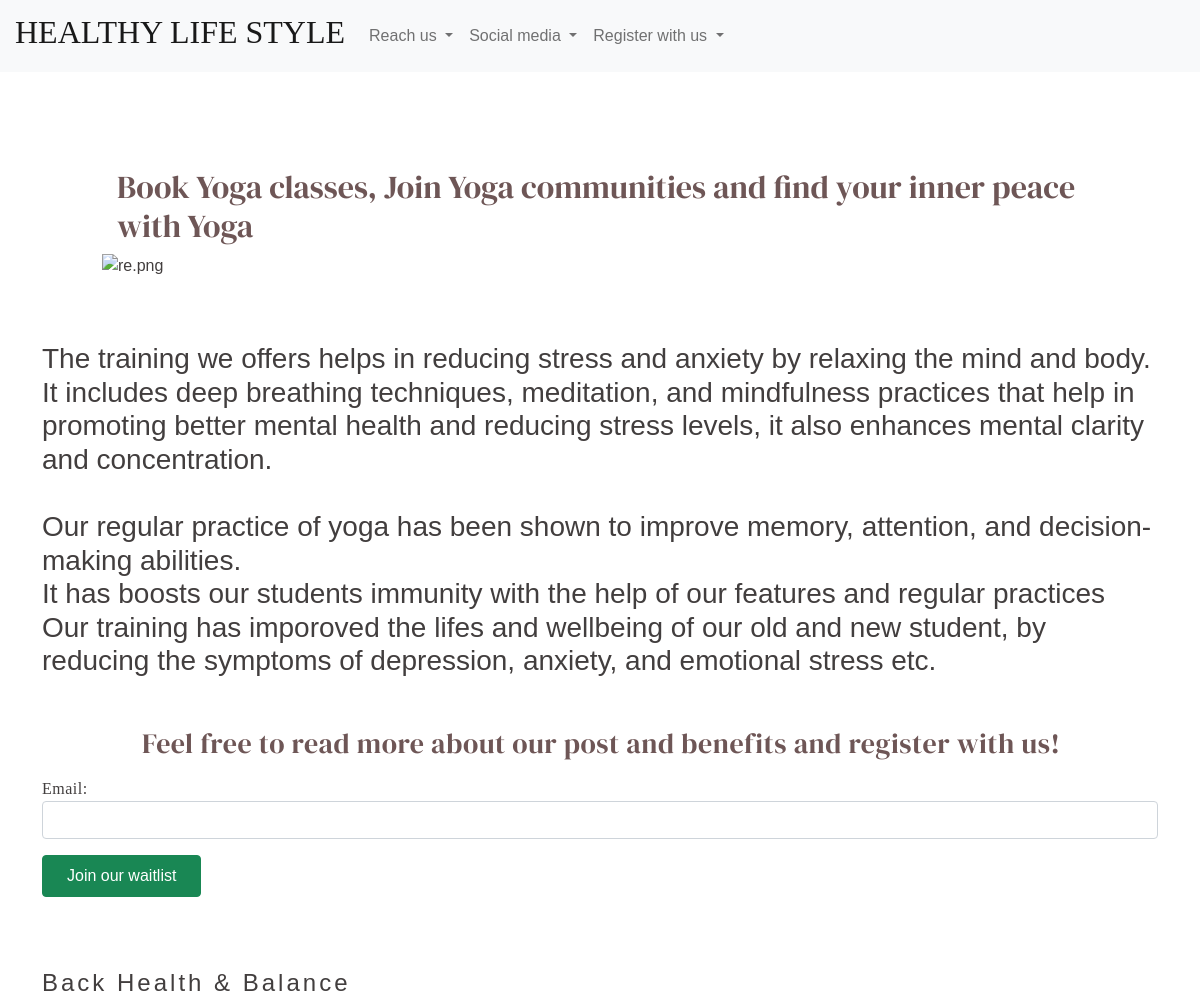
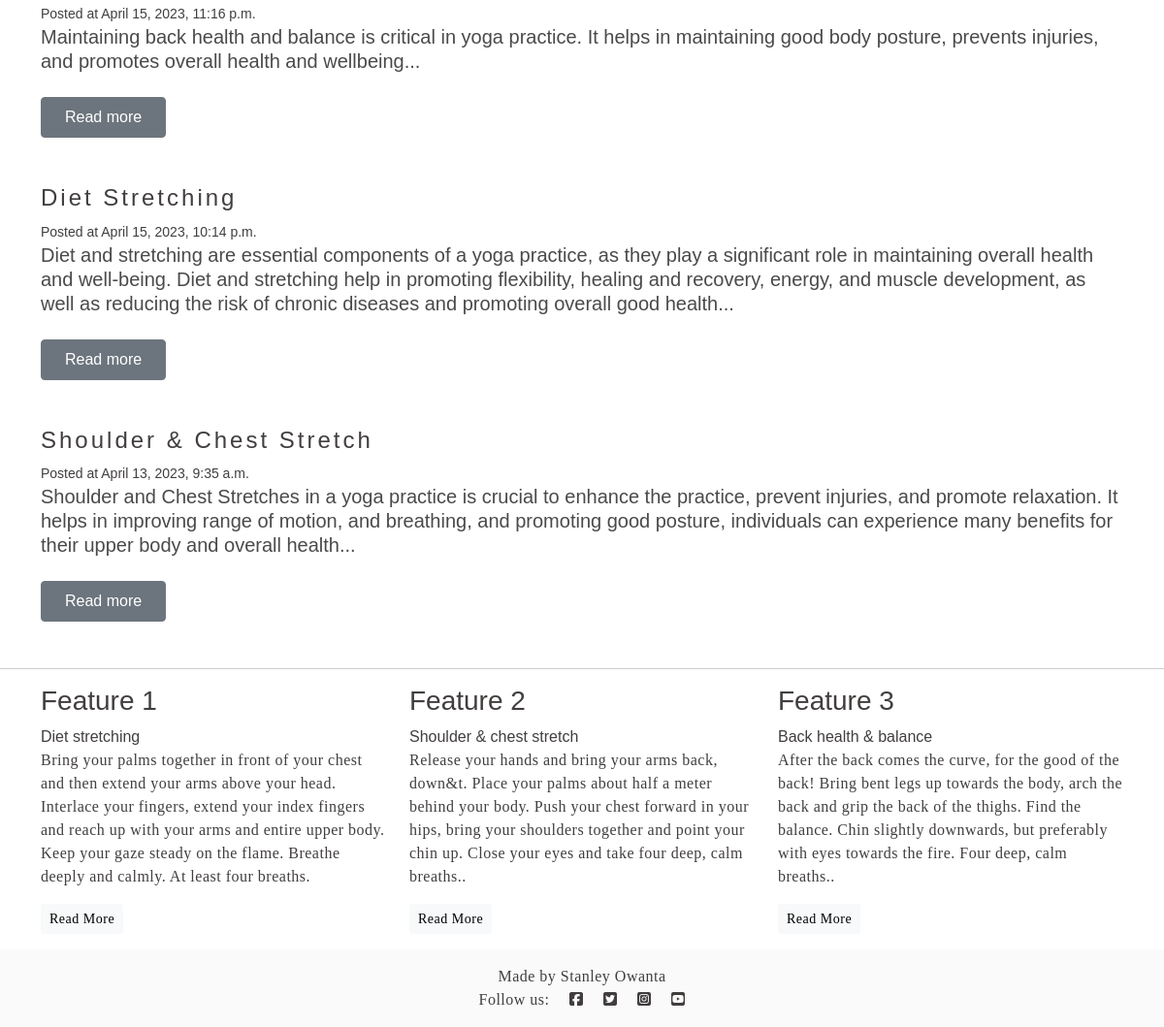
The page / on the database its author committed (2 pictures, top to bottom).
### yogapp/models.py (models this page shows, shortened)
class Post(models.Model):
    title = models.CharField(max_length=255)
    author = models.ForeignKey(User, on_delete=models.CASCADE)
    slug = models.SlugField()
    intro = models.TextField()
    body = models.TextField()
    created_on = models.DateTimeField(auto_now_add=True)
    class Meta:
        ordering = ["-created_on"]

### yogapp/views.py (the view)
# urls.py: path('', views.frontpage, name='frontpage'),
def frontpage(request):
    posts = Post.objects.all()
    form = YogaEmailForm()
    return render(
        request,
        'blog/frontpage.html',
        {'posts': posts, 'form': form}
    )

### yogapp/forms.py
class YogaEmailForm(forms.ModelForm):
    class Meta:
        model = YogaEmail
        fields = ['email']
        widgets = {
            'email': forms.TextInput(attrs={'class': 'form-control'}),
        }

### yogapp/templates/blog/frontpage.html (shortened to what this page needs)
{% extends 'base.html' %}
{% load static %}
{% block content %}
<div class="container">
    <br>
    <br>
    <h2 class="para">Book Yoga classes, Join Yoga communities and find your inner peace with
        Yoga
    </h2>
    <img class="boo"
        src="https://img.freepik.com/vrije-vector/yoga-met-gezichtsmaskers-concept-illustratie_114360-5745.jpg?w=826&t=st=1681971492~exp=1681972092~hmac=cadc18582cce7162842f7c4eb3031683602eaad4f33a14654b494ff2508e65c7"
        alt="re.png">
</div>
</div>
<p>
<h3>The training we offers helps in reducing stress and anxiety by relaxing the mind and body.
    It includes deep breathing techniques, meditation, and mindfulness practices that help in promoting
    better mental health and reducing stress levels, it also enhances mental clarity and concentration.
    <br><br>
    Our regular practice of yoga has been shown to improve memory, attention, and decision-making abilities. <br>
    It has boosts our students immunity with the help of our features and regular practices<br>
    Our training has imporoved the lifes and wellbeing of our old and new student, by
    reducing the symptoms of depression, anxiety, and emotional stress etc. <br>
    </p>
    <br>
    <p class="pe">Feel free to read more about our post and benefits and register with us!</p>
<form method="post" action="{% url 'yoga_email' %}">
    {{ form.as_p }}
    <button to="" class="btn btn-success py-2 px-4 rounded-5" type="submit">Join our waitlist</button>
</form> <br>
{% for post in posts %}
<div class="post block my-5">
    <h4>{{ post.title }}</h4>
    <small>Posted at {{ post.created_on }}</small>
    <h3 class="subtitle">{{ post.intro }}</h3>
    <a class="btn btn-secondary opacity-75 px-4 py-2" href="{% url 'post_detail' post.slug %}">Read more</a>
</div>
{% endfor %}
{% endblock %}

### static/css/style.css (style rules this page uses)
body { background-color: #f8f8f808; color: #423e3e; font-family: sans-serif, sans-serif; }
h2 { margin-left: 15px; font-family: serif, sans-serif }
h4 { margin-top: 5px; letter-spacing: 3px; }
p { font-family: serif, sans-serif; letter-spacing: 0.5px; }
.para { font-family: 'DM Serif Display', serif; color: #6e5656; }
.pe { font-family: 'DM Serif Display', serif; color: #6e5656; margin-left: 100px; }

### rows shown on the page
Post: title "Back Health & Balance", created_on "April 15, 2023, 11:16 p.m.", intro "Maintaining back health and balance is critical in yoga practice. It helps in maintaining good body posture, prevents injuries, and promotes overall health and wellbeing..."
Post: title "Diet Stretching", created_on "April 15, 2023, 10:14 p.m.", intro "Diet and stretching are essential components of a yoga practice, as they play a significant role in maintaining overall health and well-being. Diet and stretching help in promoting flexibility, healing and recovery, energy, and muscle development, as well as reducing the risk of chronic diseases and promoting overall good health..."
Post: title "Shoulder & Chest Stretch", created_on "April 13, 2023, 9:35 a.m.", intro "Shoulder and Chest Stretches in a yoga practice is crucial to enhance the practice, prevent injuries, and promote relaxation. It helps in improving range of motion, and breathing, and promoting good posture, individuals can experience many benefits for their upper body and overall health..."
